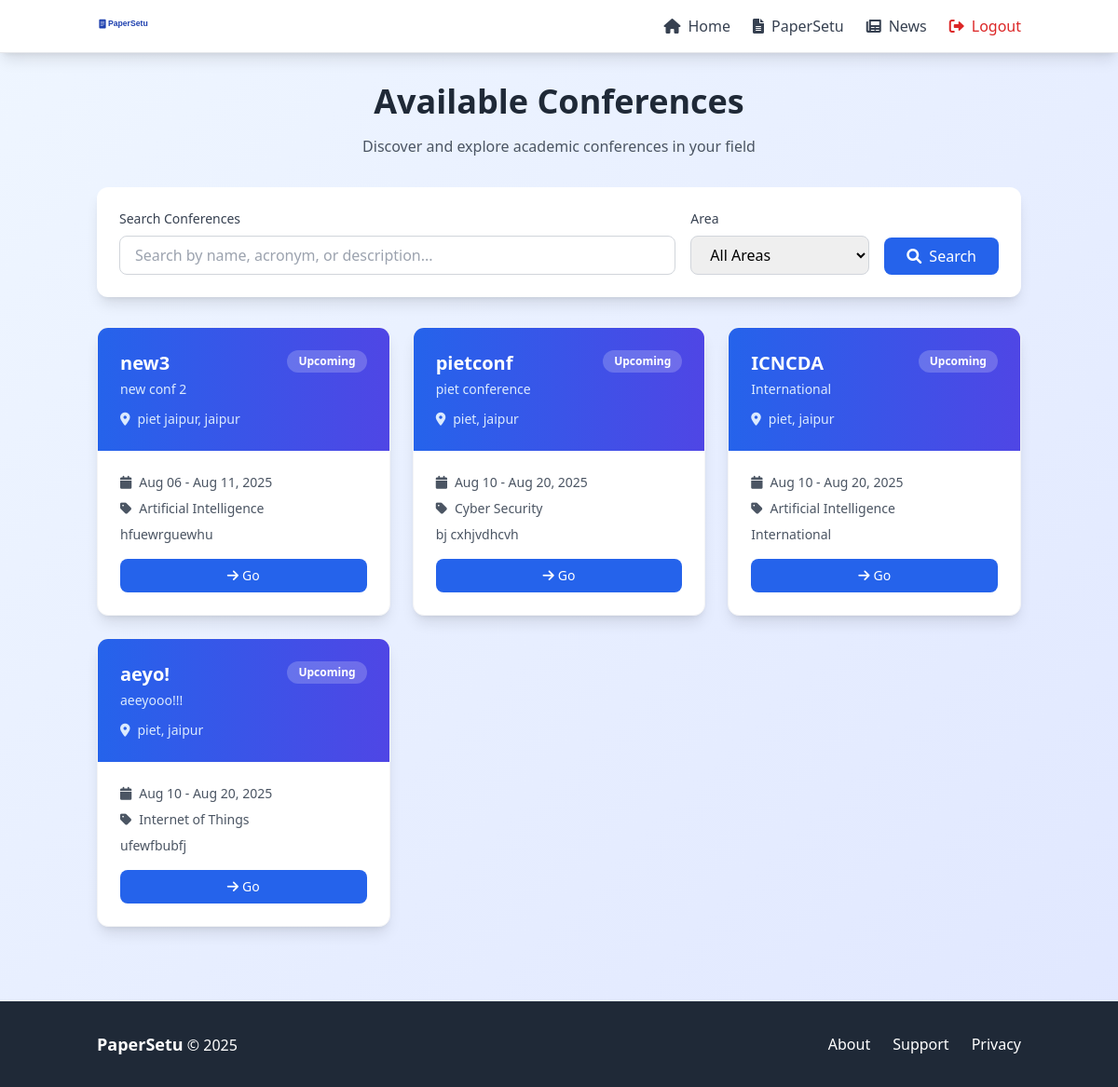
Screenshot of /conference/ (signed in) with the database file from the repository.
### conference/models.py (models this page shows, shortened)
class Conference(models.Model):
    name = models.CharField(max_length=255)
    acronym = models.CharField(max_length=50, blank=True)
    web_page = models.URLField(blank=True)
    venue = models.CharField(max_length=255, blank=True)
    city = models.CharField(max_length=100, blank=True)
    country = models.CharField(max_length=100, blank=True)
    estimated_submissions = models.IntegerField(null=True, blank=True)
    start_date = models.DateField()
    end_date = models.DateField()
    primary_area = models.CharField(max_length=50, choices=AREA_CHOICES, default='AI')
    secondary_area = models.CharField(max_length=50, choices=AREA_CHOICES, default='AI')
    area_notes = models.TextField(blank=True)
    organizer = models.CharField(max_length=255, blank=True)
    organizer_web_page = models.URLField(blank=True)
    contact_phone = models.CharField(max_length=20, blank=True)
    role = models.CharField(max_length=100, blank=True)
    is_approved = models.BooleanField(default=False)
    requested_by = models.ForeignKey(User, on_delete=models.CASCADE, related_name='requested_conferences', null=True, blank=True)
    description = models.TextField(blank=True)
    chair = models.ForeignKey(User, on_delete=models.CASCADE, related_name='chaired_conferences')
    status = models.CharField(max_length=20, choices=[('upcoming', 'Upcoming'), ('live', 'Live'), ('completed', 'Completed')], default='upcoming')
    invite_link = models.CharField(max_length=255, blank=True)
    created_at = models.DateTimeField(auto_now_add=True)
    paper_submission_deadline = models.DateField(null=True, blank=True)
    paper_format = models.CharField(max_length=10, choices=[('pdf', 'PDF'), ('docx', 'DOCX')], default='pdf')
    contact_email = models.EmailField(blank=True, help_text="Main contact email for the conference")
    registration_fee = models.DecimalField(max_digits=10, decimal_places=2, null=True, blank=True, help_text="Registration fee amount")
    theme_domain = models.CharField(max_length=255, blank=True, help_text="Conference theme or domain")
    blind_review = models.BooleanField(default=True)
    abstract_required = models.BooleanField(default=True)
    multiple_authors_allowed = models.BooleanField(default=True)
    submission_deadline = models.DateTimeField(null=True, blank=True, help_text="Final submission deadline")
    max_paper_length = models.IntegerField(default=10)
    allow_supplementary = models.BooleanField(default=False)
    reviewers_per_paper = models.IntegerField(default=3)
    review_deadline = models.DateTimeField(null=True, blank=True, help_text="Review submission deadline")
    paper_bidding_enabled = models.BooleanField(default=False, help_text="Enable paper bidding for reviewers")
    review_form_enabled = models.BooleanField(default=True)
    confidence_scores_enabled = models.BooleanField(default=True)
    allow_rebuttal_phase = models.BooleanField(default=False, help_text="Enable author rebuttal phase")
    rebuttal_deadline = models.DateTimeField(null=True, blank=True, help_text="Rebuttal submission deadline")
    rebuttal_word_limit = models.IntegerField(default=500, help_text="Word limit for rebuttals")
    decision_deadline = models.DateTimeField(null=True, blank=True, help_text="Final decision deadline")
    camera_ready_deadline = models.DateTimeField(null=True, blank=True, help_text="Camera-ready submission deadline")

### conference/views.py (the view)
# urls.py: path('', views.conferences_list, name='conferences_list'),
@login_required
def conferences_list(request):
    search_query = request.GET.get('search', '')
    area_filter = request.GET.get('area', '')
    conferences = Conference.objects.filter(
        Q(chair=request.user) |
        Q(userconferencerole__user=request.user, userconferencerole__role__in=['author', 'pc_member'])
    ).distinct().filter(is_approved=True, status__in=['upcoming', 'live'])
    if search_query:
        conferences = conferences.filter(
            Q(name__icontains=search_query) |
            Q(acronym__icontains=search_query) |
            Q(description__icontains=search_query)
        )
    if area_filter:
        conferences = conferences.filter(primary_area=area_filter)
    for conference in conferences:
        conference.user_roles = UserConferenceRole.objects.filter(
            user=request.user,
            conference=conference
        ).values_list('role', flat=True)
        if conference.chair == request.user and 'chair' not in conference.user_roles:
            conference.user_roles = list(conference.user_roles) + ['chair']
    from .models import AREA_CHOICES
    context = {
        'conferences': conferences,
        'search_query': search_query,
        'area_filter': area_filter,
        'area_choices': AREA_CHOICES,
    }
    return render(request, 'conference/conferences_list.html', context)

### templates/conference/conferences_list.html (shortened to what this page needs)
<!DOCTYPE html>
<html lang="en">
<head>
    <script src="https://cdn.tailwindcss.com"></script>
    <link href="https://cdnjs.cloudflare.com/ajax/libs/font-awesome/6.0.0/css/all.min.css" rel="stylesheet">
</head>
<body class="bg-gradient-to-br from-blue-50 to-indigo-100 min-h-screen">
    <nav class="bg-white shadow-lg border-b border-gray-200 sticky top-0 z-30">
        <div class="container mx-auto px-4 py-4">
            <div class="flex justify-between items-center">
                <div class="flex items-center space-x-4">
                    <a href="/home/" class="flex items-center space-x-2">
                        <svg class="w-24 h-auto mr-2" viewBox="0 0 200 50" xmlns="http://www.w3.org/2000/svg">
                            <text x="25" y="25" font-family="Arial, sans-serif" font-size="18" font-weight="bold" fill="#1e40af">PaperSetu</text>
                        </svg>
                    </a>
                </div>
                <div class="flex items-center space-x-6">
                    <a href="/home/" class="flex items-center space-x-2 text-gray-700 hover:text-blue-600 transition-colors">
                        <i class="fas fa-home"></i>
                        <span>Home</span>
                    </a>
                    <a href="/dashboard/" class="flex items-center space-x-2 text-gray-700 hover:text-blue-600 transition-colors">
                        <i class="fas fa-file-alt"></i>
                        <span>PaperSetu</span>
                    </a>
                    <a href="#" class="flex items-center space-x-2 text-gray-700 hover:text-blue-600 transition-colors">
                        <i class="fas fa-newspaper"></i>
                        <span>News</span>
                    </a>
                    <a href="/accounts/logout/" class="flex items-center space-x-2 text-red-600 hover:text-red-700 transition-colors">
                        <i class="fas fa-sign-out-alt"></i>
                        <span>Logout</span>
                    </a>
                </div>
            </div>
        </div>
    </nav>
    <main class="container mx-auto px-4 py-8">
        <div class="text-center mb-8">
            <h1 class="text-4xl font-bold text-gray-800 mb-4">Available Conferences</h1>
            <p class="text-gray-600">Discover and explore academic conferences in your field</p>
        </div>
        <div class="bg-white rounded-xl shadow-lg p-6 mb-8">
            <form method="GET" class="flex flex-col md:flex-row gap-4">
                <div class="flex-1">
                    <label for="search" class="block text-sm font-medium text-gray-700 mb-2">Search Conferences</label>
                    <input type="text" name="search" id="search" value="{{ search_query }}"
                           placeholder="Search by name, acronym, or description..."
                           class="w-full px-4 py-2 border border-gray-300 rounded-lg focus:ring-2 focus:ring-blue-500 focus:border-transparent">
                </div>
                <div class="md:w-48">
                    <label for="area" class="block text-sm font-medium text-gray-700 mb-2">Area</label>
                    <select name="area" id="area" class="w-full px-4 py-2 border border-gray-300 rounded-lg focus:ring-2 focus:ring-blue-500 focus:border-transparent">
                        <option value="">All Areas</option>
                    </select>
                </div>
                <div class="flex items-end">
                    <button type="submit" class="bg-blue-600 hover:bg-blue-700 text-white px-6 py-2 rounded-lg font-medium transition-colors">
                        <i class="fas fa-search mr-2"></i>Search
                    </button>
                </div>
            </form>
        </div>
        {% if conferences %}
            <div class="grid grid-cols-1 md:grid-cols-2 lg:grid-cols-3 gap-6">
                {% for conference in conferences %}
                    <div class="bg-white rounded-xl shadow-lg hover:shadow-xl transition-all duration-300 transform hover:-translate-y-1 border border-gray-100 overflow-hidden">
                        <div class="bg-gradient-to-r from-blue-600 to-indigo-600 p-6 text-white">
                            <div class="flex justify-between items-start mb-3">
                                <div>
                                    <h3 class="text-xl font-bold mb-1">{{ conference.acronym|default:conference.name|truncatechars:20 }}</h3>
                                    <p class="text-blue-100 text-sm">{{ conference.name|truncatechars:40 }}</p>
                                </div>
                                <div class="flex flex-col items-end">
                                    <span class="bg-white bg-opacity-20 rounded-full px-3 py-1 text-xs font-semibold">
                                        {{ conference.status|title }}
                                    </span>
                                </div>
                            </div>
                            <div class="flex items-center text-blue-100 text-sm">
                                <i class="fas fa-map-marker-alt mr-2"></i>
                                <span>{{ conference.venue|default:"TBD" }}{% if conference.city %}, {{ conference.city }}{% endif %}</span>
                            </div>
                        </div>
                        <div class="p-6">
                            <div class="mb-4">
                                <div class="flex items-center text-gray-600 text-sm mb-2">
                                    <i class="fas fa-calendar mr-2"></i>
                                    <span>{{ conference.start_date|date:"M d" }} - {{ conference.end_date|date:"M d, Y" }}</span>
                                </div>
                                <div class="flex items-center text-gray-600 text-sm mb-2">
                                    <i class="fas fa-tag mr-2"></i>
                                    <span>{{ conference.get_primary_area_display }}</span>
                                </div>
                                {% if conference.description %}
                                    <p class="text-gray-600 text-sm">{{ conference.description|truncatechars:100 }}</p>
                                {% endif %}
                            </div>
                            <div class="flex space-x-2">
                                {% if conference.chair.id == user.id or 'pc_member' in conference.user_roles or 'author' in conference.user_roles %}
                                    <a href="/conference/{{ conference.id }}/choose-role/" class="flex-1 bg-blue-600 hover:bg-blue-700 text-white text-center py-2 px-4 rounded-lg text-sm font-medium transition-colors">
                                        <i class="fas fa-arrow-right mr-1"></i>Go
                                    </a>
                                {% else %}
                                    <div class="w-full text-center py-2 px-4 rounded-lg text-sm font-medium bg-gray-100 text-gray-500">
                                        <i class="fas fa-info-circle mr-1"></i>Contact chair for invitation
                                    </div>
                                {% endif %}
                            </div>
                        </div>
                    </div>
                {% endfor %}
            </div>
        {% endif %}
    </main>
    <footer class="bg-gray-800 text-white py-8 mt-12">
        <div class="container mx-auto px-4">
            <div class="flex flex-col md:flex-row justify-between items-center">
                <div class="mb-4 md:mb-0">
                    <span class="font-bold text-lg">PaperSetu</span> &copy; {% now "Y" %}
                </div>
                <div class="flex space-x-6">
                    <a href="#" class="hover:text-blue-400 transition-colors">About</a>
                    <a href="#" class="hover:text-blue-400 transition-colors">Support</a>
                    <a href="#" class="hover:text-blue-400 transition-colors">Privacy</a>
                </div>
            </div>
        </div>
    </footer>
</body>
</html>

### rows the page displays
Conference: acronym "new3", name "new conf 2", status "Upcoming", venue "piet jaipur", city "jaipur", start_date "Aug 06", end_date "Aug 11, 2025", primary_area "Artificial Intelligence", description "hfuewrguewhu"
Conference: acronym "pietconf", name "piet conference", status "Upcoming", venue "piet", city "jaipur", start_date "Aug 10", end_date "Aug 20, 2025", primary_area "Cyber Security", description "bj cxhjvdhcvh"
Conference: acronym "ICNCDA", name "International", status "Upcoming", venue "piet", city "jaipur", start_date "Aug 10", end_date "Aug 20, 2025", primary_area "Artificial Intelligence", description "International"
Conference: acronym "aeyo!", name "aeeyooo!!!", status "Upcoming", venue "piet", city "jaipur", start_date "Aug 10", end_date "Aug 20, 2025", primary_area "Internet of Things", description "ufewfbubfj"
